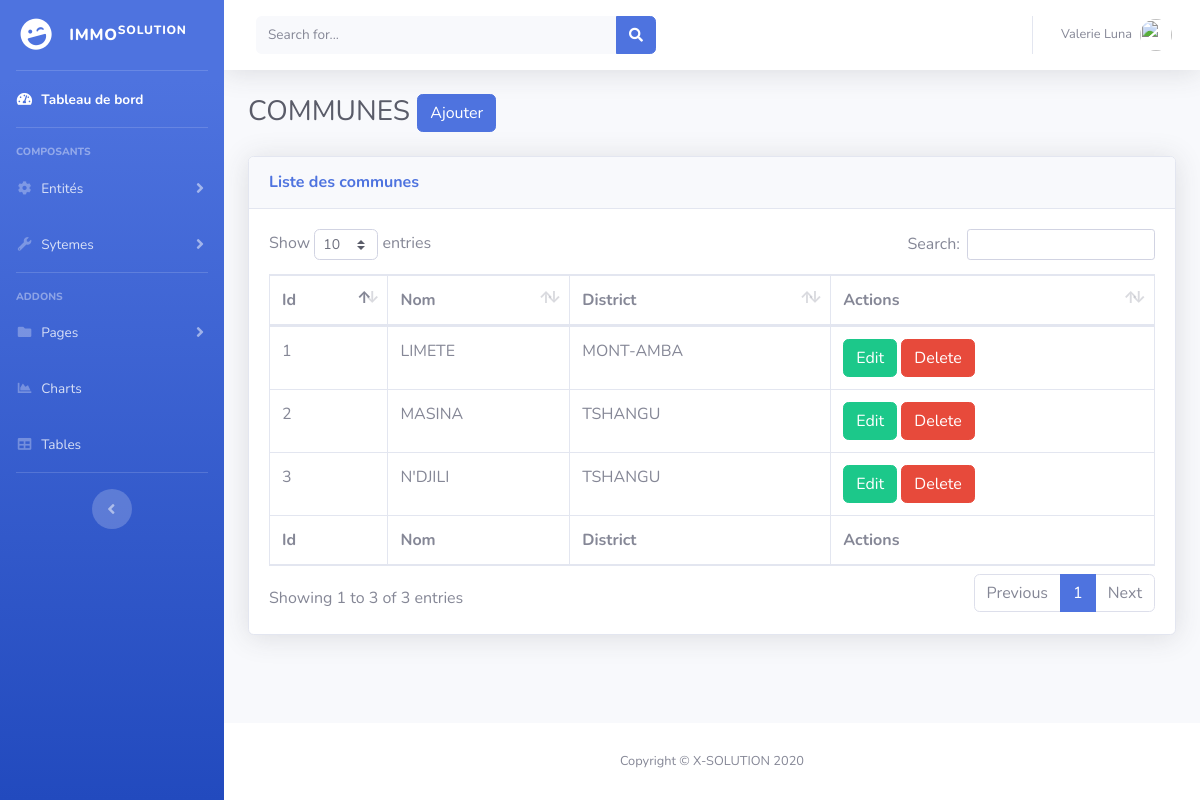
The app's page /pages/commune.php with its own data.
### tables this page shows
CREATE TABLE `commune` (
  `id_commune` int(11) NOT NULL,
  `nom` varchar(50) NOT NULL,
  `id_district` int(11) NOT NULL
);

CREATE TABLE `district` (
  `id_district` int(11) NOT NULL,
  `nom` varchar(100) NOT NULL
);

### classes/connexion.class.php (called while the page is built, shortened)
<?php
    class Connexion{
      public static function getPreparedStatement($req){
         $chemin = "mysql:host=localhost; dbname=agenceimmobd";
         $user = "root";
         $password = "";
         $resReq="";
         try {
             $prstmt = new PDO($chemin, $user, $password);
             $resReq = $prstmt->prepare($req);
         } catch (PDOException $ex) {
             echo 'Connection echouer'.$ex->getMessage();
         }
         return $resReq;
      }
    }
?>

### classesdao/CommuneDAO.php (called while the page is built, shortened)
<?php
require_once '../classes/connexion.class.php';
require_once '../classes/Commune.php';
class CommuneDAO {
    public function afficher() {
        try {
            $ps = Connexion::getPreparedStatement("SELECT commune.id_commune, commune.nom, district.nom as distrct FROM commune, district where commune.id_district=district.id_district
");
            $ps->execute();
            while ($row = $ps->fetch(PDO::FETCH_ASSOC)) {
                $commune = new Commune();
                $commune->setId_commune($row['id_commune']);
                $commune->setNom($row['nom']);
                $commune->setId_district($row['distrct']);
                $cmmne[] = $commune;
            }
        } catch (Exception $ex) {
            echo 'Erreur AFFICHAGE' . $ex->getMessage();
        }
        return $cmmne;
    }
}

### classes/Commune.php (called while the page is built)
<?php
class Commune {
    private $id_commune;
    private $nom;
    private $id_district;
    function getId_district() {
        return $this->id_district;
    }
    function setId_district($id_district) {
        $this->id_district = $id_district;
    }
    function getId_commune() {
        return $this->id_commune;
    }
    function getNom() {
        return $this->nom;
    }
    function setId_commune($id_commune) {
        $this->id_commune = $id_commune;
    }
    function setNom($nom) {
        $this->nom = $nom;
    }
}

### pages/commune.php (the view, shortened to what this page needs)
<?php
require_once '../classesdao/CommuneDAO.php';
$commune = new CommuneDAO();
$cmmne = $commune->afficher();
include('../includes/header.php');
include('../includes/navbar.php');
?>
<div id="content-wrapper" class="d-flex flex-column">
    <div id="content">
        <?php include('../includes/topmenu.php'); ?>
        <div class="container-fluid">
            <h1 class="h3 mb-4 text-gray-800">COMMUNES
                <button type="button" class="btn btn-primary" data-toggle="modal" data-target="#exampleModal">
                    Ajouter
                </button>
            </h1>
            <div class="card shadow mb-4">
                <div class="card-header py-3">
                    <h6 class="m-0 font-weight-bold text-primary">Liste des communes</h6>
                </div>
                <div class="card-body">
                    <div class="table-responsive">
                        <table class="table table-bordered" id="dataTable" width="100%" cellspacing="0">
                            <thead>
                                <tr>
                                    <th>Id</th>
                                    <th>Nom</th>
                                    <th>District</th>
                                    <th>Actions</th>
                                </tr>
                            </thead>
                            <tbody>
                                <?php foreach ($cmmne as $ligneC): ?>
                                    <tr>
                                        <td><?php echo $ligneC->getId_commune() ?></td>
                                        <td><?php echo $ligneC->getNom() ?></td>
                                        <td><?php echo $ligneC->getId_district() ?></td>
                                        <td>
                                            <a href="editerCommune.php?idC=<?php echo $ligneC->getId_commune()?>" class="btn btn-success editbtn">Edit</a>
                                            <button type="button" class="btn btn-danger deletebtn" data-toggle="modal" data-target="#delete_modal">Delete</button>
                                        </td>
                                    </tr>
                                <?php endforeach; ?>
                            </tbody>
                            <tfoot>
                                <tr>
                                    <th>Id</th>
                                    <th>Nom</th>
                                    <th>District</th>
                                    <th>Actions</th>
                                </tr>
                            </tfoot>
                        </table>
                    </div>
                </div>
            </div>
        </div>
    </div>
    <?php include('../includes/footer.php'); ?>
</div>
<?php
include('../includes/scripts.php');
?>

### records on screen
commune: id_commune "1", nom "LIMETE", id_district.nom "MONT-AMBA"
commune: id_commune "2", nom "MASINA", id_district.nom "TSHANGU"
commune: id_commune "3", nom "N'DJILI", id_district.nom "TSHANGU"
